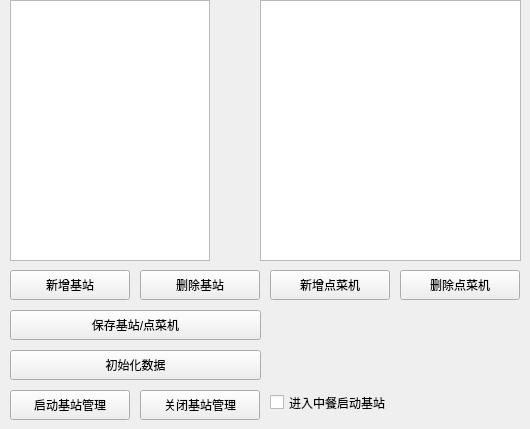
            <widget class="QWidget" name="page_6">
             <widget class="QPushButton" name="pushButton_wx_jizhan_new">
              <property name="geometry">
               <rect>
                <x>10</x>
                <y>270</y>
                <width>120</width>
                <height>30</height>
               </rect>
              </property>
              <property name="text">
               <string>新增基站</string>
              </property>
             </widget>
             <widget class="QPushButton" name="pushButton_wx_jizhan_del">
              <property name="geometry">
               <rect>
                <x>140</x>
                <y>270</y>
                <width>120</width>
                <height>30</height>
               </rect>
              </property>
              <property name="text">
               <string>删除基站</string>
              </property>
             </widget>
             <widget class="QPushButton" name="pushButton_wx_diancaiji_new">
              <property name="geometry">
               <rect>
                <x>270</x>
                <y>270</y>
                <width>120</width>
                <height>30</height>
               </rect>
              </property>
              <property name="text">
               <string>新增点菜机</string>
              </property>
             </widget>
             <widget class="QPushButton" name="pushButton_wx_diancaiji_del">
              <property name="geometry">
               <rect>
                <x>400</x>
                <y>270</y>
                <width>120</width>
                <height>30</height>
               </rect>
              </property>
              <property name="text">
               <string>删除点菜机</string>
              </property>
             </widget>
             <widget class="QPushButton" name="pushButton_wx_initdata">
              <property name="geometry">
               <rect>
                <x>10</x>
                <y>350</y>
                <width>251</width>
                <height>30</height>
               </rect>
              </property>
              <property name="text">
               <string>初始化数据</string>
              </property>
             </widget>
             <widget class="QPushButton" name="pushButton_wx_save">
              <property name="geometry">
               <rect>
                <x>10</x>
                <y>310</y>
                <width>251</width>
                <height>30</height>
               </rect>
              </property>
              <property name="text">
               <string>保存基站/点菜机</string>
              </property>
             </widget>
             <widget class="QCheckBox" name="checkBox_wx">
              <property name="geometry">
               <rect>
                <x>270</x>
                <y>390</y>
                <width>241</width>
                <height>25</height>
               </rect>
              </property>
              <property name="text">
               <string>进入中餐启动基站</string>
              </property>
             </widget>
             <widget class="QPushButton" name="pushButton_wx_startjz">
              <property name="geometry">
               <rect>
                <x>10</x>
                <y>390</y>
                <width>120</width>
                <height>30</height>
               </rect>
              </property>
              <property name="text">
               <string>启动基站管理</string>
              </property>
             </widget>
             <widget class="QPushButton" name="pushButton_wx_close">
              <property name="geometry">
               <rect>
                <x>140</x>
                <y>390</y>
                <width>120</width>
                <height>30</height>
               </rect>
              </property>
              <property name="text">
               <string>关闭基站管理</string>
              </property>
             </widget>
             <widget class="QTableView" name="tableView_wx_jizhan">
              <property name="geometry">
               <rect>
                <x>10</x>
                <y>0</y>
                <width>200</width>
                <height>261</height>
               </rect>
              </property>
              <property name="editTriggers">
               <set>QAbstractItemView::AnyKeyPressed|QAbstractItemView::CurrentChanged|QAbstractItemView::DoubleClicked|QAbstractItemView::EditKeyPressed</set>
              </property>
             </widget>
             <widget class="QTableView" name="tableView_wx_diancaiji">
              <property name="geometry">
               <rect>
                <x>260</x>
                <y>0</y>
                <width>261</width>
                <height>261</height>
               </rect>
              </property>
              <property name="editTriggers">
               <set>QAbstractItemView::AnyKeyPressed|QAbstractItemView::CurrentChanged|QAbstractItemView::DoubleClicked|QAbstractItemView::EditKeyPressed</set>
              </property>
             </widget>
            </widget>
